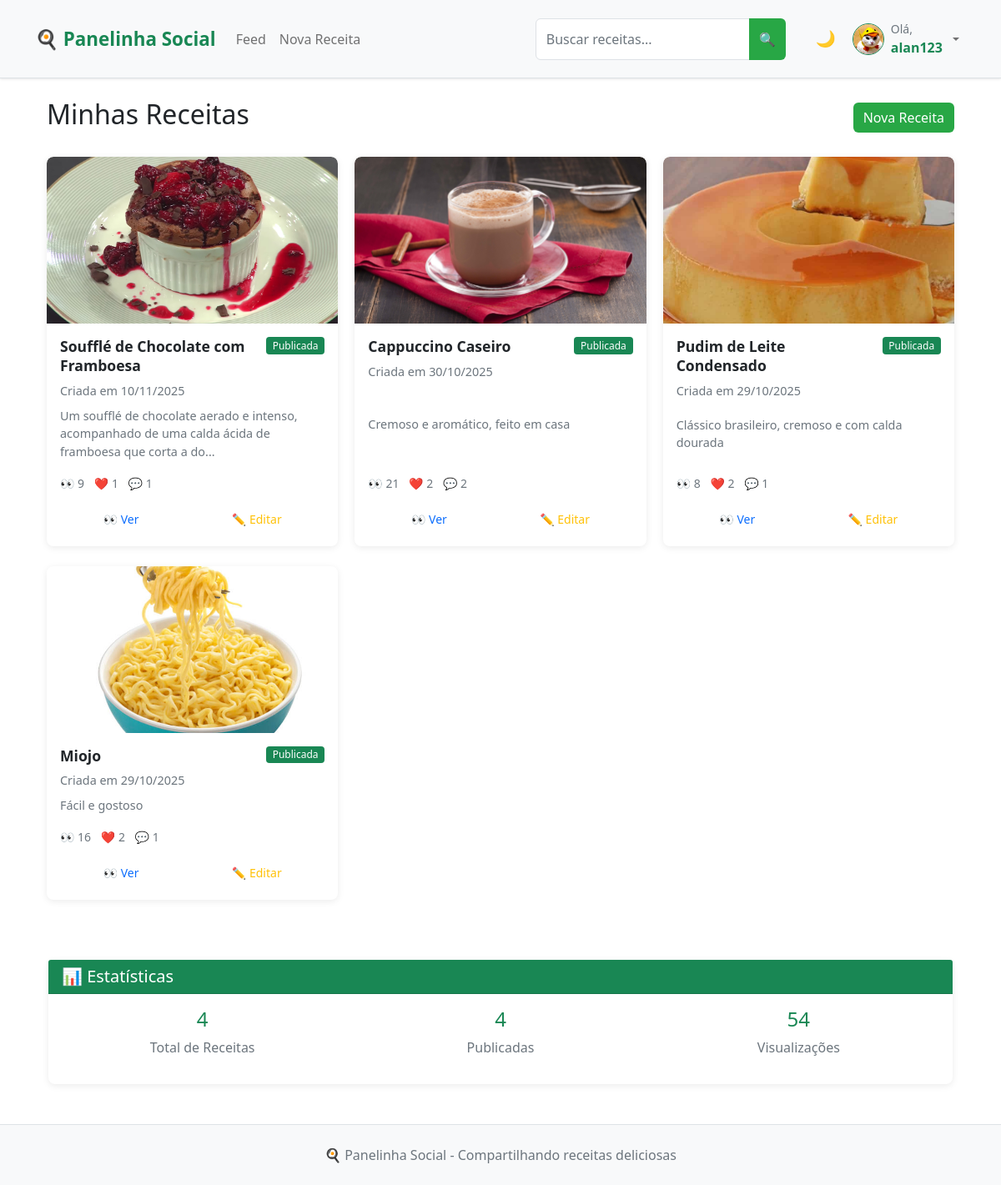
The page /my_recipes (signed in) on the database as committed earlier.
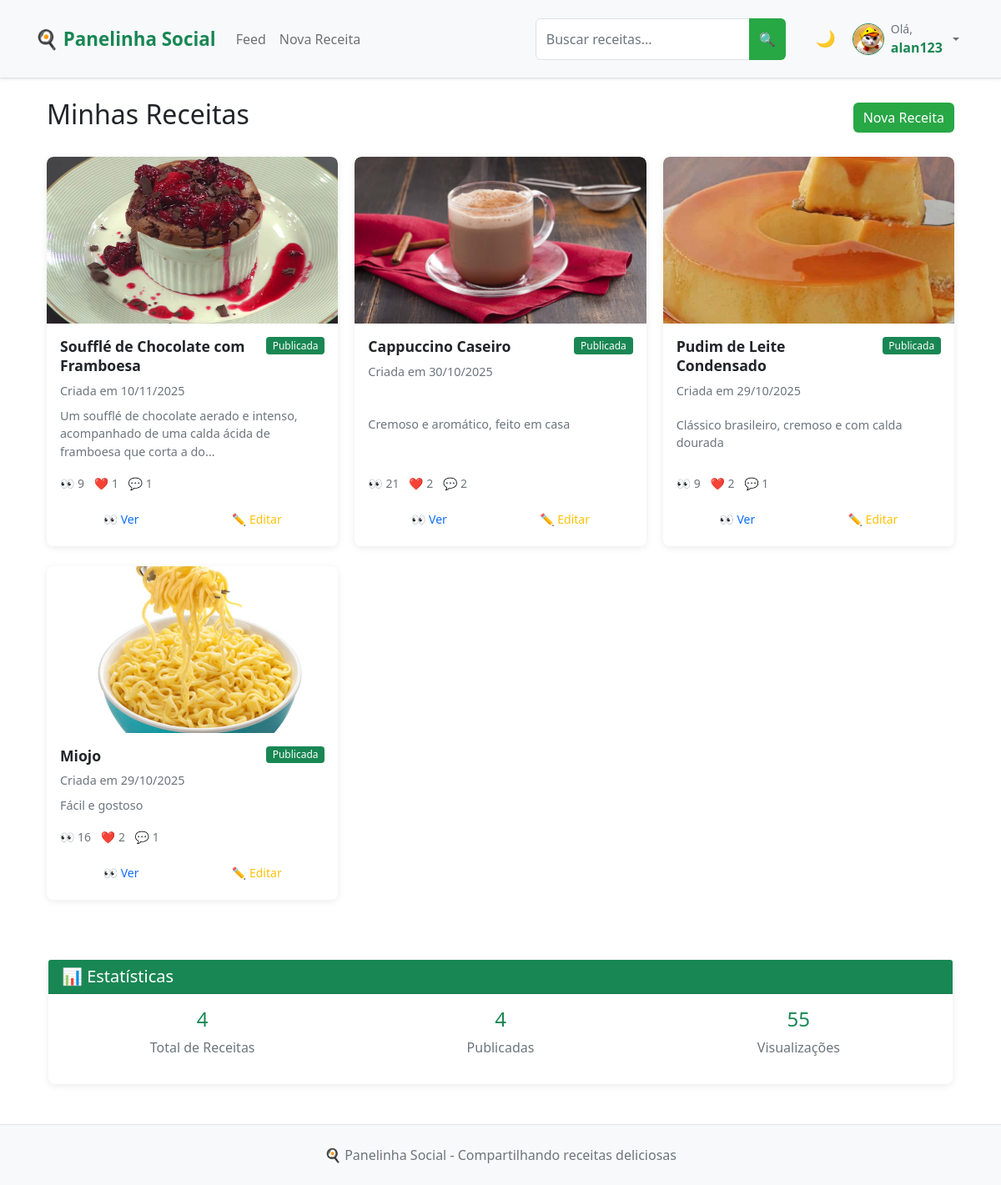
The same page on the database as committed later.
### app.py (models this page shows, shortened)
class User(UserMixin, db.Model):
    __tablename__ = 'user'
    id = db.Column(db.Integer, primary_key=True)
    username = db.Column(db.String(64), unique=True, nullable=False, index=True)
    email = db.Column(db.String(120), unique=True, nullable=False, index=True)
    password_hash = db.Column(db.String(128))
    bio = db.Column(db.Text)
    profile_picture = db.Column(db.String(200))
    created_at = db.Column(db.DateTime, default=datetime.utcnow)
    recipes = db.relationship('Recipe', backref='author', lazy='select')
    likes = db.relationship('Like', backref='user', lazy='select')
    comments = db.relationship('Comment', backref='user', lazy='select')
    saved_recipes = db.relationship('SavedRecipe', backref='user', lazy='select')

class Recipe(db.Model):
    __tablename__ = 'recipe'
    id = db.Column(db.Integer, primary_key=True)
    title = db.Column(db.String(100), nullable=False, index=True)
    description = db.Column(db.Text)
    ingredients = db.Column(db.Text)
    steps = db.Column(db.Text)
    image = db.Column(db.String(200))
    categories = db.Column(db.String(200))
    difficulty = db.Column(db.String(20), nullable=False, default='Fácil', index=True)  # NOVO CAMPO
    is_draft = db.Column(db.Boolean, default=False, index=True)
    created_at = db.Column(db.DateTime, default=datetime.utcnow, index=True)
    updated_at = db.Column(db.DateTime, default=datetime.utcnow, onupdate=datetime.utcnow)
    views = db.Column(db.Integer, default=0, index=True)
    user_id = db.Column(db.Integer, db.ForeignKey('user.id'), nullable=False, index=True)
    likes = db.relationship('Like', backref='recipe', lazy='select')
    comments = db.relationship('Comment', backref='recipe', lazy='select')
    saved_by = db.relationship('SavedRecipe', backref='recipe', lazy='select')
    def like_count(self):
        if hasattr(self, '_like_count'):
            return self._like_count
        return len(self.likes)
    def comment_count(self):
        if hasattr(self, '_comment_count'):
            return self._comment_count
        return len(self.comments)

### app.py (the view)
@app.route('/my_recipes')
@login_required
def my_recipes():
    recipes_query = Recipe.query.filter_by(user_id=current_user.id).order_by(Recipe.created_at.desc())
    recipes = get_recipes_with_counts(recipes_query)
    return render_template('my_recipes.html', title='Minhas Receitas', recipes=recipes)

### app.py (called while the page is built)
@login_manager.user_loader
def load_user(id):
    return User.query.get(int(id))

### templates/my_recipes.html (shortened to what this page needs)
{% extends "base.html" %}
{% block content %}
<div class="container-fluid">
    <div class="row">
        <div class="col-12">
            <div class="d-flex justify-content-between align-items-center mb-4">
                <h2>Minhas Receitas</h2>
                <a href="{{ url_for('new_recipe') }}" class="btn btn-success">
                    Nova Receita
                </a>
            </div>
            {% if recipes %}
                <div class="row">
                    {% for recipe in recipes %}
                        <div class="col-xl-4 col-lg-6 col-md-6 mb-4">
                            <div class="card h-100 recipe-card">
                                <a href="{{ url_for('recipe_detail', recipe_id=recipe.id) }}" class="text-decoration-none">
                                    {% if recipe.image %}
                                        <img src="{{ url_for('static', filename='uploads/' + recipe.image) }}"
                                             class="card-img-top" alt="{{ recipe.title }}" style="height: 200px; object-fit: cover;">
                                    {% else %}
                                        <div class="card-img-top bg-light d-flex align-items-center justify-content-center"
                                             style="height: 200px;">
                                            <span class="text-muted">📷 Sem imagem</span>
                                        </div>
                                    {% endif %}
                                </a>
                                <div class="card-body d-flex flex-column">
                                    <div class="d-flex justify-content-between align-items-start mb-2">
                                        <a href="{{ url_for('recipe_detail', recipe_id=recipe.id) }}" class="text-decoration-none text-dark flex-grow-1">
                                            <h5 class="card-title mb-0">{{ recipe.title }}</h5>
                                        </a>
                                        {% if recipe.is_draft %}
                                            <span class="badge bg-warning ms-2">Rascunho</span>
                                        {% else %}
                                            <span class="badge bg-success ms-2">Publicada</span>
                                        {% endif %}
                                    </div>
                                    <p class="card-text text-muted small mb-2">
                                        Criada em {{ recipe.created_at.strftime('%d/%m/%Y') }}
                                    </p>
                                    <a href="{{ url_for('recipe_detail', recipe_id=recipe.id) }}" class="text-decoration-none text-dark flex-grow-1">
                                        <p class="card-text mb-3">
                                            {{ recipe.description[:100] }}{% if recipe.description|length > 100 %}...{% endif %}
                                        </p>
                                    </a>
                                    <div class="mt-auto">
                                        <div class="d-flex justify-content-between align-items-center mb-3">
                                            <div class="text-muted small">
                                                <span class="me-2">👀 {{ recipe.views }}</span>
                                                <span class="me-2">❤️ {{ recipe.like_count() }}</span>
                                                <span>💬 {{ recipe.comment_count() }}</span>
                                            </div>
                                        </div>
                                        <div class="d-flex justify-content-between gap-2">
                                            <a href="{{ url_for('recipe_detail', recipe_id=recipe.id) }}"
                                               class="btn btn-sm btn-outline-primary flex-fill">
                                                👀 Ver
                                            </a>
                                            <a href="{{ url_for('edit_recipe', recipe_id=recipe.id) }}"
                                               class="btn btn-sm btn-outline-warning flex-fill">
                                                ✏️ Editar
                                            </a>
                                        </div>
                                    </div>
                                </div>
                            </div>
                        </div>
                    {% endfor %}
                </div>
                <div class="row mt-5">
                    <div class="col-12">
                        <div class="card">
                            <div class="card-header bg-success text-white">
                                <h5 class="mb-0">📊 Estatísticas</h5>
                            </div>
                            <div class="card-body">
                                <div class="row text-center">
                                    <div class="col-md-4">
                                        <h4 class="text-success">{{ recipes|length }}</h4>
                                        <p class="text-muted">Total de Receitas</p>
                                    </div>
                                    <div class="col-md-4">
                                        <h4 class="text-success">{{ recipes|selectattr('is_draft', 'equalto', false)|list|length }}</h4>
                                        <p class="text-muted">Publicadas</p>
                                    </div>
                                    <div class="col-md-4">
                                        <h4 class="text-success">{{ recipes|sum(attribute='views') }}</h4>
                                        <p class="text-muted">Visualizações</p>
                                    </div>
                                </div>
                            </div>
                        </div>
                    </div>
                </div>
            {% endif %}
        </div>
    </div>
</div>
{% endblock %}

### templates/base.html (shortened to what this page needs)
<!DOCTYPE html>
<html lang="pt-br">
<head>
    <link href="https://cdn.jsdelivr.net/npm/bootstrap@5.1.3/dist/css/bootstrap.min.css" rel="stylesheet">
    <link rel="stylesheet" href="{{ url_for('static', filename='css/style.css') }}">
</head>
<body>
    <nav class="navbar navbar-expand-lg navbar-light bg-light border-bottom">
        <div class="container">
            <a class="navbar-brand fw-bold text-success" href="{{ url_for('index') }}">
                🍳 Panelinha Social
            </a>
            <div class="collapse navbar-collapse" id="navbarNav">
                <ul class="navbar-nav me-auto">
                    {% if current_user.is_authenticated %}
                        <li class="nav-item">
                            <a class="nav-link" href="{{ url_for('feed') }}">Feed</a>
                        </li>
                        <li class="nav-item">
                            <a class="nav-link" href="{{ url_for('new_recipe') }}">Nova Receita</a>
                        </li>
                    {% endif %}
                </ul>
                <form class="d-flex me-3" action="{{ url_for('search') }}" method="GET">
                    <div class="input-group" style="min-width: 250px;">
                        <input type="text"
                            name="q"
                            class="form-control"
                            placeholder="Buscar receitas..."
                            value="{{ request.args.get('q', '') }}"
                            aria-label="Buscar receitas">
                        <button class="btn btn-success" type="submit" title="Buscar receitas">
                            🔍
                        </button>
                    </div>
                </form>
                <div class="navbar-nav ms-2">
                    <button class="btn btn-outline-secondary btn-sm" id="darkModeToggle" title="Modo Noturno">
                    </button>
                </div>
                <div class="navbar-nav">
                    {% if current_user.is_authenticated %}
                        <div class="nav-item dropdown">
                            <a class="nav-link dropdown-toggle d-flex align-items-center gap-2" href="#" role="button" data-bs-toggle="dropdown">
                                <div class="position-relative">
                                    {% if current_user.profile_picture %}
                                        <img src="{{ url_for('static', filename='uploads/' + current_user.profile_picture) }}"
                                            class="rounded-circle border border-success"
                                            style="width: 38px; height: 38px; object-fit: cover;"
                                            alt="Foto de perfil">
                                    {% else %}
                                        <div class="rounded-circle bg-light d-flex align-items-center justify-content-center border border-success"
                                            style="width: 38px; height: 38px;">
                                            <span class="text-muted">👤</span>
                                        </div>
                                    {% endif %}
                                </div>
                                <div class="d-none d-lg-flex flex-column align-items-start">
                                    <span class="small text-muted">Olá,</span>
                                    <strong class="text-success">{{ current_user.username }}</strong>
                                </div>
                            </a>
                        </div>
                    {% else %}
                        <a class="nav-link" href="{{ url_for('login') }}">Entrar</a>
                        <a class="nav-link" href="{{ url_for('register') }}">Cadastrar</a>
                    {% endif %}
                </div>
            </div>
        </div>
    </nav>
    <div class="container mt-4">
        {% block content %}{% endblock %}
    </div>
    <footer class="bg-light text-center text-muted py-4 mt-5 border-top">
        <div class="container">
            <p class="mb-0">🍳 Panelinha Social - Compartilhando receitas deliciosas</p>
        </div>
    </footer>
</body>
</html>

### static/css/style.css (style rules this page uses)
:root { --primary-color: #28a745; --primary-hover: #218838; --light-bg: #f8f9fa; --card-shadow: 0 2px 8px rgba(0, 0, 0, 0.08); --card-hover-shadow: 0 4px 12px rgba(0, 0, 0, 0.12); }
* { box-sizing: border-box; }
body { background-color: var(--light-bg); font-family: system-ui, -apple-system, sans-serif; line-height: 1.5; margin: 0; padding: 0; }
.container-fluid { padding: 0 15px; }
.recipe-card { border: none; border-radius: 8px; box-shadow: var(--card-shadow); transition: box-shadow 0.2s ease; background: white; overflow: hidden; height: 100%; }
.card-img-top { border-radius: 8px 8px 0 0; height: 180px; object-fit: cover; width: 100%; }
.card-body { padding: 1rem; display: flex; flex-direction: column; height: 100%; }
.card-title { font-size: 1.1rem; font-weight: 600; margin-bottom: 0.5rem; line-height: 1.3; }
.card-text { font-size: 0.9rem; color: #6c757d; flex-grow: 1; }
.btn { border-radius: 6px; font-weight: 500; transition: all 0.15s ease; border: none; }
.btn-success { background-color: var(--primary-color); }
.btn-sm { padding: 0.375rem 0.75rem; font-size: 0.875rem; }
.row { display: flex; flex-wrap: wrap; margin: 0 -10px; }
.col-xl-4, .col-lg-6, .col-md-6 { padding: 0 10px; margin-bottom: 20px; }
.navbar { padding: 1rem 0; box-shadow: 0 1px 3px rgba(0,0,0,0.1); }
.navbar-brand { font-weight: 700; font-size: 1.4rem; }
.card { border: none; border-radius: 8px; box-shadow: var(--card-shadow); }
.badge { font-weight: 500; border-radius: 4px; font-size: 0.75rem; }
.form-control { border-radius: 6px; border: 1px solid #dee2e6; padding: 0.75rem; transition: border-color 0.15s ease; }
footer { margin-top: 3rem; padding: 2rem 0; background: white; border-top: 1px solid #dee2e6; }
@media (max-width: 1200px) { .container-fluid { padding: 0 12px; } }
img { max-width: 100%; height: auto; }
.text-muted { color: #6c757d !important; }

### templates/base.html (style rules this page uses)
:root { --bg-color: #ffffff; --text-color: #212529; --card-bg: #ffffff; --border-color: #dee2e6; --success-color: #198754; --header-bg: #f8f9fa; }
body.loaded * { transition: all 0.3s ease; }
body { background-color: var(--bg-color); color: var(--text-color); min-height: 100vh; }
#darkModeToggle { border: none; background: transparent; font-size: 1.2em; padding: 0.375rem 0.75rem; transition: all 0.3s ease; }

Rows that differ between the two databases and show on the page:
changed Recipe "Pudim de Leite Condensado": views "8" → "9"
Other text that changed with them:
{{ recipes|sum(attribute='views') }}: "54" → "55"
